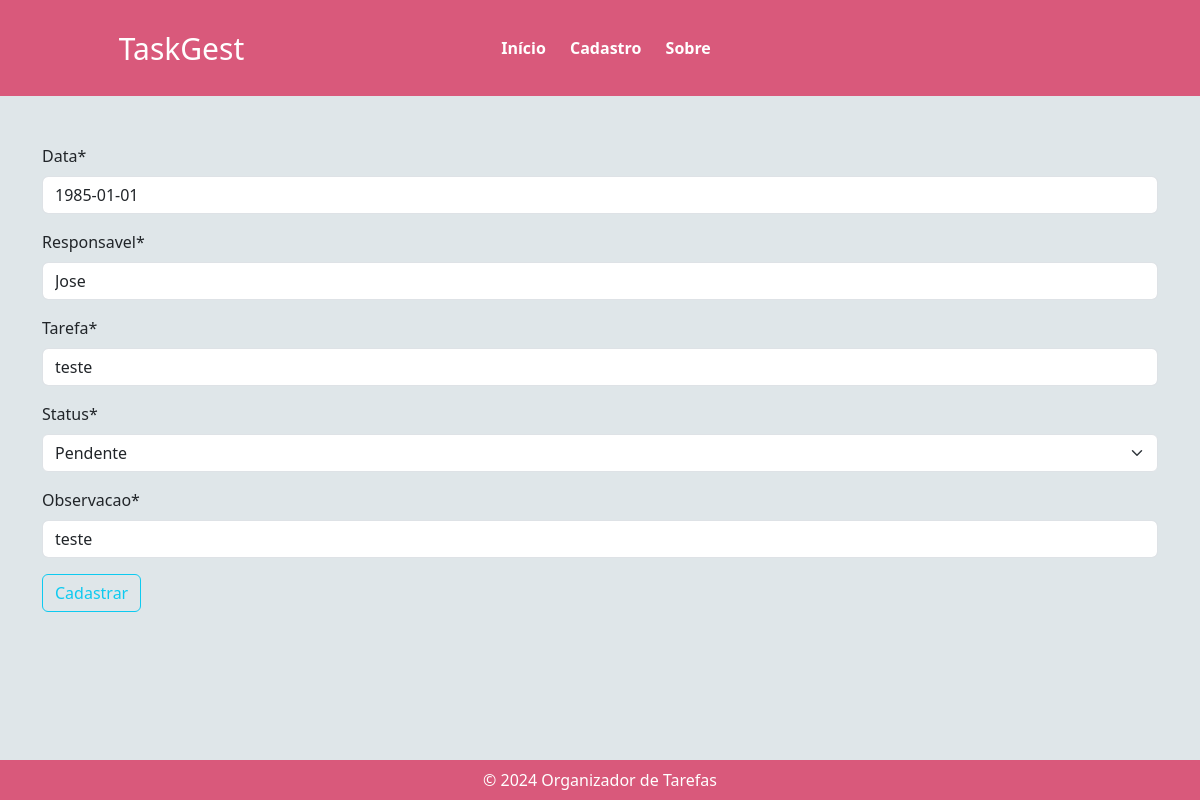
/edicao/4/, run on the app's committed database.
### cadastro/models.py (models this page shows)
class Tarefas(models.Model):
    STATUS_CHOICES = [
        ('pendente', 'Pendente'),
        ('em_progresso', 'Em Progresso'),
        ('concluida', 'Concluída'),
    ]
    tarefa = models.CharField(max_length=50, null=False, blank=False)
    observacao = models.CharField(max_length=240, null=False, blank=False)
    data = models.DateField()
    responsavel = models.CharField(max_length=50, null=False, blank=False)
    status = models.CharField(max_length=50, choices=STATUS_CHOICES, default='pendente', null=False, blank=False)

### cadastro/views.py (the view)
# urls.py: path('edicao/<int:pk>/', TarefasUpdateView.as_view(), name='tarefas_edicao'),
class TarefasUpdateView(UpdateView):
    model = Tarefas
    fields = ["data", "responsavel", "tarefa", "status", "observacao"]
    template_name = 'cadastro/tarefas_form.html'
    success_url = reverse_lazy('tarefas_list')

### cadastro/templates/cadastro/tarefas_form.html (shortened to what this page needs)
{% extends "base.html" %}
{% load crispy_forms_tags %}
{% block content %}
<div class="container mt-5">
    <form method="POST">
            {{ form | crispy }}
            <button type="button" class="btn btn-outline-info">Cadastrar</button>
        </form>
</div>
{% endblock %}

### cadastro/static/cadastro/css/styles.css (style rules this page uses)
* { margin: 0; padding: 0; border: 0; }
body { background-color: #dfe6e9 !important; }

### data on the page
Tarefas: data "1985-01-01", responsavel "Jose", tarefa "teste", status "Pendente", observacao "teste"
